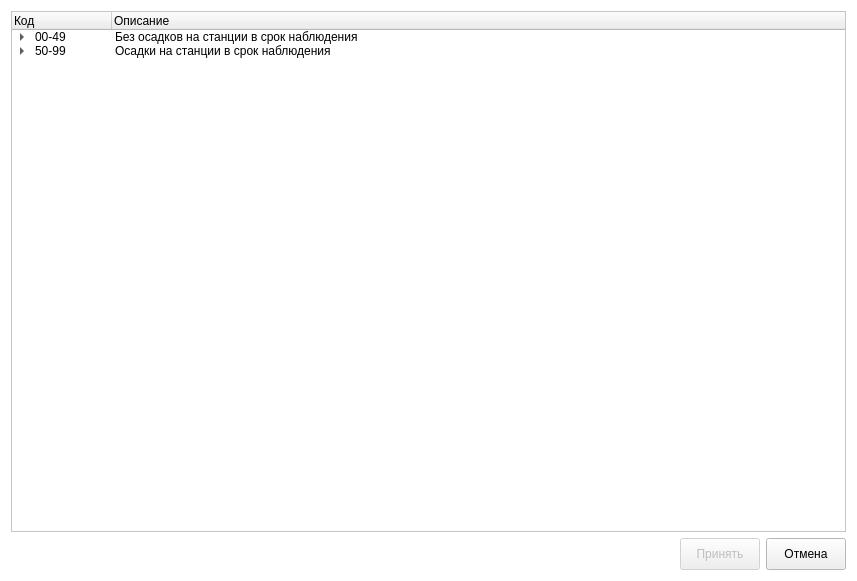
<?xml version="1.0" encoding="UTF-8"?>
<ui version="4.0">
 <class>SelectWeather</class>
 <widget class="QWidget" name="SelectWeather">
  <property name="geometry">
   <rect>
    <x>0</x>
    <y>0</y>
    <width>857</width>
    <height>581</height>
   </rect>
  </property>
  <property name="palette">
   <palette>
    <active>
     <colorrole role="Base">
      <brush brushstyle="SolidPattern">
       <color alpha="255">
        <red>255</red>
        <green>255</green>
        <blue>255</blue>
       </color>
      </brush>
     </colorrole>
     <colorrole role="Window">
      <brush brushstyle="SolidPattern">
       <color alpha="255">
        <red>255</red>
        <green>255</green>
        <blue>255</blue>
       </color>
      </brush>
     </colorrole>
    </active>
    <inactive>
     <colorrole role="Base">
      <brush brushstyle="SolidPattern">
       <color alpha="255">
        <red>255</red>
        <green>255</green>
        <blue>255</blue>
       </color>
      </brush>
     </colorrole>
     <colorrole role="Window">
      <brush brushstyle="SolidPattern">
       <color alpha="255">
        <red>255</red>
        <green>255</green>
        <blue>255</blue>
       </color>
      </brush>
     </colorrole>
    </inactive>
    <disabled>
     <colorrole role="Base">
      <brush brushstyle="SolidPattern">
       <color alpha="255">
        <red>255</red>
        <green>255</green>
        <blue>255</blue>
       </color>
      </brush>
     </colorrole>
     <colorrole role="Window">
      <brush brushstyle="SolidPattern">
       <color alpha="255">
        <red>255</red>
        <green>255</green>
        <blue>255</blue>
       </color>
      </brush>
     </colorrole>
    </disabled>
   </palette>
  </property>
  <property name="windowTitle">
   <string>Текущая погода</string>
  </property>
  <layout class="QGridLayout" name="gridLayout">
   <item row="1" column="1">
    <layout class="QHBoxLayout" name="horizontalLayout">
     <item>
      <spacer name="horizontalSpacer">
       <property name="orientation">
        <enum>Qt::Horizontal</enum>
       </property>
       <property name="sizeHint" stdset="0">
        <size>
         <width>40</width>
         <height>20</height>
        </size>
       </property>
      </spacer>
     </item>
     <item>
      <widget class="QPushButton" name="accept">
       <property name="enabled">
        <bool>false</bool>
       </property>
       <property name="minimumSize">
        <size>
         <width>0</width>
         <height>32</height>
        </size>
       </property>
       <property name="text">
        <string>Принять</string>
       </property>
      </widget>
     </item>
     <item>
      <widget class="QPushButton" name="cancel">
       <property name="minimumSize">
        <size>
         <width>0</width>
         <height>32</height>
        </size>
       </property>
       <property name="text">
        <string>Отмена</string>
       </property>
      </widget>
     </item>
    </layout>
   </item>
   <item row="0" column="1">
    <widget class="QTreeWidget" name="w">
     <property name="showDropIndicator" stdset="0">
      <bool>false</bool>
     </property>
     <column>
      <property name="text">
       <string>Код</string>
      </property>
     </column>
     <column>
      <property name="text">
       <string>Описание</string>
      </property>
     </column>
     <item>
      <property name="text">
       <string>00-49</string>
      </property>
      <property name="text">
       <string>Без осадков на станции в срок наблюдения</string>
      </property>
      <property name="flags">
       <set>ItemIsUserCheckable|ItemIsEnabled</set>
      </property>
      <item>
       <property name="text">
        <string>00-19</string>
       </property>
       <property name="text">
        <string/>
       </property>
       <property name="flags">
        <set>ItemIsUserCheckable|ItemIsEnabled</set>
       </property>
       <item>
        <property name="text">
         <string>00</string>
        </property>
        <property name="text">
         <string>Наблюдения над развитием облаков не было</string>
        </property>
       </item>
       <item>
        <property name="text">
         <string>01</string>
        </property>
       </item>
       <item>
        <property name="text">
         <string>02</string>
        </property>
       </item>
       <item>
        <property name="text">
         <string>03</string>
        </property>
       </item>
       <item>
        <property name="text">
         <string>04</string>
        </property>
       </item>
       <item>
        <property name="text">
         <string>05</string>
        </property>
       </item>
       <item>
        <property name="text">
         <string>06</string>
        </property>
       </item>
       <item>
        <property name="text">
         <string>07</string>
        </property>
       </item>
       <item>
        <property name="text">
         <string>08</string>
        </property>
       </item>
       <item>
        <property name="text">
         <string>09</string>
        </property>
       </item>
       <item>
        <property name="text">
         <string>10</string>
        </property>
       </item>
       <item>
        <property name="text">
         <string>11</string>
        </property>
        <property name="text">
         <string/>
        </property>
       </item>
       <item>
        <property name="text">
         <string>12</string>
        </property>
       </item>
       <item>
        <property name="text">
         <string>13</string>
        </property>
       </item>
       <item>
        <property name="text">
         <string>14</string>
        </property>
       </item>
       <item>
        <property name="text">
         <string>15</string>
        </property>
       </item>
       <item>
        <property name="text">
         <string>16</string>
        </property>
       </item>
       <item>
        <property name="text">
         <string>17</string>
        </property>
       </item>
       <item>
        <property name="text">
         <string>18</string>
        </property>
       </item>
       <item>
        <property name="text">
         <string>19</string>
        </property>
       </item>
      </item>
      <item>
       <property name="text">
        <string>20-29</string>
       </property>
       <property name="flags">
        <set>ItemIsUserCheckable|ItemIsEnabled</set>
       </property>
       <item>
        <property name="text">
         <string>20</string>
        </property>
       </item>
       <item>
        <property name="text">
         <string>21</string>
        </property>
        <property name="text">
         <string/>
        </property>
       </item>
       <item>
        <property name="text">
         <string>22</string>
        </property>
       </item>
       <item>
        <property name="text">
         <string>23</string>
        </property>
        <property name="text">
         <string/>
        </property>
       </item>
       <item>
        <property name="text">
         <string>24</string>
        </property>
       </item>
       <item>
        <property name="text">
         <string>25</string>
        </property>
       </item>
       <item>
        <property name="text">
         <string>26</string>
        </property>
       </item>
       <item>
        <property name="text">
         <string>27</string>
        </property>
       </item>
       <item>
        <property name="text">
         <string>28</string>
        </property>
       </item>
       <item>
        <property name="text">
         <string>29</string>
        </property>
       </item>
      </item>
      <item>
       <property name="text">
        <string>30-39</string>
       </property>
       <property name="flags">
        <set>ItemIsUserCheckable|ItemIsEnabled</set>
       </property>
       <item>
        <property name="text">
         <string>30</string>
        </property>
       </item>
       <item>
        <property name="text">
         <string>31</string>
        </property>
       </item>
       <item>
        <property name="text">
         <string>32</string>
        </property>
       </item>
       <item>
        <property name="text">
         <string>33</string>
        </property>
       </item>
       <item>
        <property name="text">
         <string>34</string>
        </property>
       </item>
       <item>
        <property name="text">
         <string>35</string>
        </property>
       </item>
       <item>
        <property name="text">
         <string>36</string>
        </property>
       </item>
       <item>
        <property name="text">
         <string>37</string>
        </property>
       </item>
       <item>
        <property name="text">
         <string>38</string>
        </property>
       </item>
       <item>
        <property name="text">
         <string>39</string>
        </property>
       </item>
      </item>
      <item>
       <property name="text">
        <string>40-49</string>
       </property>
       <property name="flags">
        <set>ItemIsUserCheckable|ItemIsEnabled</set>
       </property>
       <item>
        <property name="text">
         <string>40</string>
        </property>
       </item>
       <item>
        <property name="text">
         <string>41</string>
        </property>
       </item>
       <item>
        <property name="text">
         <string>42</string>
        </property>
       </item>
       <item>
        <property name="text">
         <string>43</string>
        </property>
       </item>
       <item>
        <property name="text">
         <string>44</string>
        </property>
       </item>
       <item>
        <property name="text">
         <string>45</string>
        </property>
       </item>
       <item>
        <property name="text">
         <string>46</string>
        </property>
       </item>
       <item>
        <property name="text">
         <string>47</string>
        </property>
       </item>
       <item>
        <property name="text">
         <string>48</string>
        </property>
       </item>
       <item>
        <property name="text">
         <string>49</string>
        </property>
       </item>
      </item>
     </item>
     <item>
      <property name="text">
       <string>50-99</string>
      </property>
      <property name="text">
       <string>Осадки на станции в срок наблюдения</string>
      </property>
      <property name="flags">
       <set>ItemIsUserCheckable|ItemIsEnabled</set>
      </property>
      <item>
       <property name="text">
        <string>50-59</string>
       </property>
       <property name="text">
        <string/>
       </property>
       <property name="flags">
        <set>ItemIsUserCheckable|ItemIsEnabled</set>
       </property>
       <item>
        <property name="text">
         <string>50</string>
        </property>
       </item>
       <item>
        <property name="text">
         <string>51</string>
        </property>
       </item>
       <item>
        <property name="text">
         <string>52</string>
        </property>
       </item>
       <item>
        <property name="text">
         <string>53</string>
        </property>
        <property name="text">
         <string/>
        </property>
       </item>
       <item>
        <property name="text">
         <string>54</string>
        </property>
        <property name="text">
         <string/>
        </property>
       </item>
       <item>
        <property name="text">
         <string>55</string>
        </property>
       </item>
       <item>
        <property name="text">
         <string>56</string>
        </property>
       </item>
       <item>
        <property name="text">
         <string>57</string>
        </property>
       </item>
       <item>
        <property name="text">
         <string>58</string>
        </property>
       </item>
       <item>
        <property name="text">
         <string>59</string>
        </property>
       </item>
      </item>
      <item>
       <property name="text">
        <string>60-69</string>
       </property>
       <property name="flags">
        <set>ItemIsUserCheckable|ItemIsEnabled</set>
       </property>
       <item>
        <property name="text">
         <string>60</string>
        </property>
       </item>
       <item>
        <property name="text">
         <string>61</string>
        </property>
       </item>
       <item>
        <property name="text">
         <string>62</string>
        </property>
       </item>
       <item>
        <property name="text">
         <string>63</string>
        </property>
       </item>
       <item>
        <property name="text">
         <string>64</string>
        </property>
       </item>
       <item>
        <property name="text">
         <string>65</string>
        </property>
       </item>
       <item>
        <property name="text">
         <string>66</string>
        </property>
       </item>
       <item>
        <property name="text">
         <string>67</string>
        </property>
       </item>
       <item>
        <property name="text">
         <string>68</string>
        </property>
       </item>
       <item>
        <property name="text">
         <string>69</string>
        </property>
       </item>
      </item>
      <item>
       <property name="text">
        <string>70-79</string>
       </property>
       <property name="flags">
        <set>ItemIsUserCheckable|ItemIsEnabled</set>
       </property>
       <item>
        <property name="text">
         <string>70</string>
        </property>
       </item>
       <item>
        <property name="text">
         <string>71</string>
        </property>
       </item>
       <item>
        <property name="text">
         <string>72</string>
        </property>
       </item>
       <item>
        <property name="text">
         <string>73</string>
        </property>
       </item>
       <item>
        <property name="text">
         <string>74</string>
        </property>
       </item>
       <item>
        <property name="text">
         <string>75</string>
        </property>
       </item>
       <item>
        <property name="text">
         <string>76</string>
        </property>
       </item>
       <item>
        <property name="text">
         <string>77</string>
        </property>
       </item>
       <item>
        <property name="text">
         <string>78</string>
        </property>
       </item>
       <item>
        <property name="text">
         <string>79</string>
        </property>
       </item>
      </item>
      <item>
       <property name="text">
        <string>80-90</string>
       </property>
       <property name="flags">
        <set>ItemIsUserCheckable|ItemIsEnabled</set>
       </property>
       <item>
        <property name="text">
         <string>80</string>
        </property>
       </item>
       <item>
        <property name="text">
         <string>81</string>
        </property>
       </item>
       <item>
        <property name="text">
         <string>82</string>
        </property>
       </item>
       <item>
        <property name="text">
         <string>83</string>
        </property>
       </item>
       <item>
        <property name="text">
         <string>84</string>
        </property>
       </item>
       <item>
        <property name="text">
         <string>85</string>
        </property>
       </item>
       <item>
        <property name="text">
         <string>86</string>
        </property>
       </item>
       <item>
        <property name="text">
         <string>87</string>
        </property>
       </item>
       <item>
        <property name="text">
         <string>88</string>
        </property>
       </item>
       <item>
        <property name="text">
         <string>89</string>
        </property>
       </item>
       <item>
        <property name="text">
         <string>90</string>
        </property>
       </item>
      </item>
      <item>
       <property name="text">
        <string>91-94</string>
       </property>
       <property name="flags">
        <set>ItemIsUserCheckable|ItemIsEnabled</set>
       </property>
       <item>
        <property name="text">
         <string>91</string>
        </property>
       </item>
       <item>
        <property name="text">
         <string>92</string>
        </property>
       </item>
       <item>
        <property name="text">
         <string>93</string>
        </property>
       </item>
       <item>
        <property name="text">
         <string>94</string>
        </property>
       </item>
      </item>
      <item>
       <property name="text">
        <string>95-99</string>
       </property>
       <property name="flags">
        <set>ItemIsUserCheckable|ItemIsEnabled</set>
       </property>
       <item>
        <property name="text">
         <string>95</string>
        </property>
       </item>
       <item>
        <property name="text">
         <string>96</string>
        </property>
       </item>
       <item>
        <property name="text">
         <string>97</string>
        </property>
       </item>
       <item>
        <property name="text">
         <string>98</string>
        </property>
       </item>
       <item>
        <property name="text">
         <string>99</string>
        </property>
       </item>
      </item>
     </item>
    </widget>
   </item>
  </layout>
 </widget>
 <resources/>
 <connections/>
</ui>
